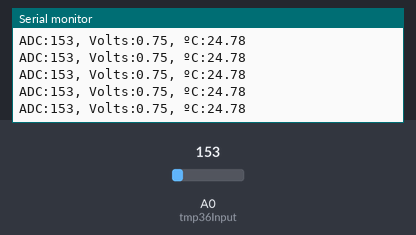
The sketch below on a simulated Arduino Uno, built with avr-gcc and run on an emulated ATmega328P. Shown: the last lines printed to the serial monitor. The test bench sets the inputs (shaded band); at power-on: A0 (tmp36Input) = 153.

Above: at 4.2 s.
4.3 s: A0 (tmp36Input) set to 133
At 4.36 s:
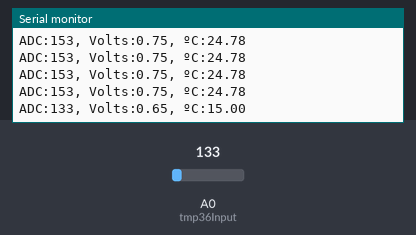
7.3 s: A0 (tmp36Input) set to 117
At 7.39 s:
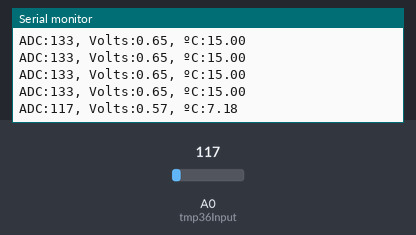
Timing chart, 0 to 9.8 s (numbered marks = the images above; inputs shaded):
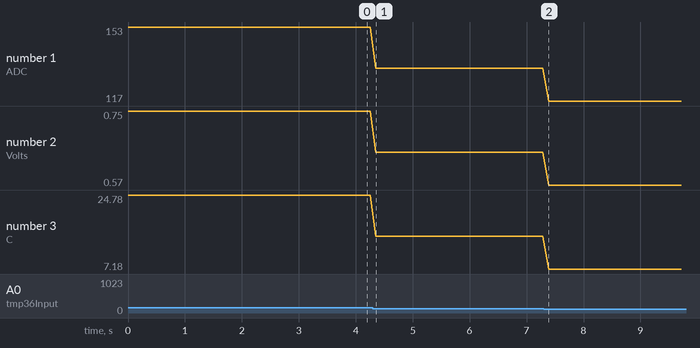

The sketch:

TMP36Sensor.ino
```cpp
// Temperature Sensor TMP36 //

// Analog pin A0 has a TMP36 sensor conected to it:

int tmp36Input = A0;

// Set on the specified pin whether it should behave as an input or an output:

void setup() {

  Serial.begin(9600); // Initialize serial communication at 9600 bits per second
  pinMode(tmp36Input, INPUT); // Make the TMP36's pin an input

}

// The loop routine that runs on and on:

void loop() {

  // Analog output reading:

  int tmp36Status = analogRead(tmp36Input); // Read the analog output (ADC) of the TMP36 sensor

  Serial.print("ADC:");
  Serial.print(tmp36Status);

  // Voltage output reading:

  float voltage = tmp36Status * (5.0 / 1023); // Convert the readout to voltage value

  Serial.print(", Volts:");
  Serial.print(voltage);

  // Temperature output reading:

  float temp = (voltage - 0.5) * 100; // Convert the voltage to temperature in Celsius (ºC);

  Serial.print(", ºC:");
  Serial.println(temp);

  delay(100); // Delay in between reads

}
```

Measured:
- after the input at 4.3 s, the serial monitor: prints a new line after 0.05 s (image 1)
- after the input at 7.3 s, the serial monitor: prints a new line after 0.09 s (image 2)
- plotted number 1: 153 → 133 after the input at 4.3 s, 133 → 117 after the input at 7.3 s
- plotted number 2: 0.75 → 0.65 after the input at 4.3 s, 0.65 → 0.57 after the input at 7.3 s
- plotted number 3: 24.78 → 15 after the input at 4.3 s, 15 → 7.18 after the input at 7.3 s
